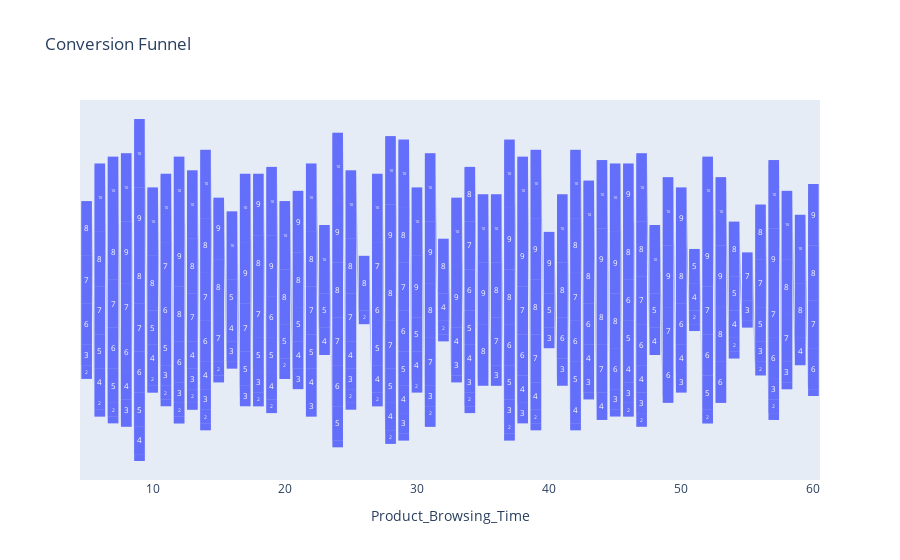

This figure's notebook cell:
### Markdown cell above
Now, let’s have a look at the conversion funnel of the customers:

### Code cell
# Funnel analysis
funnel_data = data[['Product_Browsing_Time', 'Items_Added_to_Cart', 'Total_Purchases']]
funnel_data = funnel_data.groupby(['Product_Browsing_Time', 'Items_Added_to_Cart']).sum().reset_index()

fig = px.funnel(funnel_data, x='Product_Browsing_Time', y='Items_Added_to_Cart', title='Conversion Funnel')
fig.show()

### Figure 1 — Plotly figure (JSON) as saved in the notebook; plotly's stock layout.template omitted (floating-point values rounded to 4 significant figures; data arrays with more than 128 entries replaced by an {"elided": "..."} marker saying what was removed)
{"data": [{"hovertemplate": "Product_Browsing_Time=%{x}<br>Items_Added_to_Cart=%{y}<extra></extra>", "legendgroup": "", "marker": {"color": "#636efa"}, "name": "", "orientation": "v", "showlegend": false, "type": "funnel", "x": {"elided": "342 int values"}, "xaxis": "x", "y": {"elided": "342 int values"}, "yaxis": "y"}], "layout": {"legend": {"tracegroupgap": 0}, "title": {"text": "Conversion Funnel"}, "xaxis": {"anchor": "y", "domain": [0, 1], "title": {"text": "Product_Browsing_Time"}}, "yaxis": {"anchor": "x", "domain": [0, 1], "title": {"text": "Items_Added_to_Cart"}}}}
